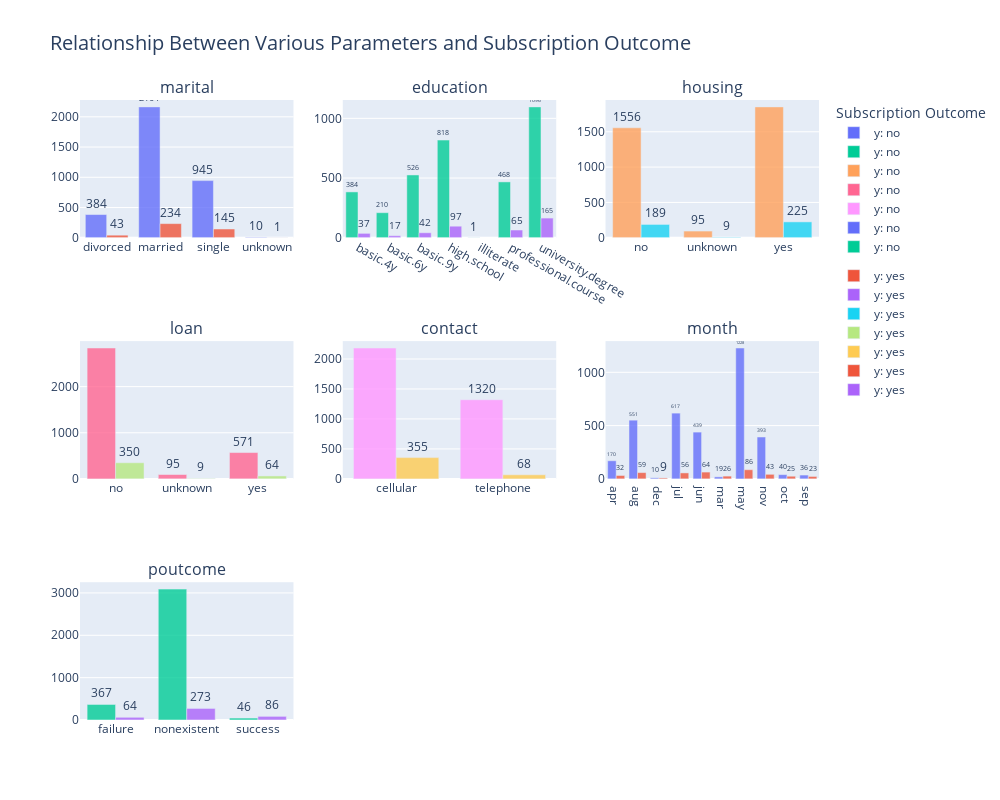

The notebook cell this image was saved under:
### Code cell
import plotly.express as px
import plotly.graph_objects as go
from plotly.subplots import make_subplots

# Data
categorical_columns = ['marital', 'education', 'housing', 'loan', 'contact', 'month', 'poutcome']
target_column = 'y'

# Create a subplot grid
fig = make_subplots(rows=3, cols=3, subplot_titles=categorical_columns)

# Add bar charts to subplots
row, col = 1, 1
for column in categorical_columns:
    # Create a grouped bar chart for the current column
    grouped_data = df.groupby([column, target_column]).size().reset_index(name='Count')
    for target in grouped_data[target_column].unique():
        subset = grouped_data[grouped_data[target_column] == target]
        fig.add_trace(
            go.Bar(
                x=subset[column],
                y=subset['Count'],
                name=f"{target_column}: {target}",
                legendgroup=str(target),
                text=subset['Count'],
                textposition='outside'
            ),
            row=row, col=col
        )
    # Move to the next subplot
    col += 1
    if col > 3:
        col = 1
        row += 1

# Update layout
fig.update_layout(
    title="Relationship Between Various Parameters and Subscription Outcome",
    title_font_size=20,
    showlegend=True,
    legend_title="Subscription Outcome",
    barmode="group",
    height=800,
    width=1000
)

# Update axis labels and font sizes
fig.update_xaxes(title_font=dict(size=12))
fig.update_yaxes(title_font=dict(size=12))
fig.update_traces(marker=dict(opacity=0.8))

# Show the plot
fig.show()

### Figure 1 — Plotly figure (JSON) as saved in the notebook; plotly's stock layout.template omitted (floating-point values rounded to 4 significant figures)
{"data": [{"legendgroup": "no", "marker": {"opacity": 0.8}, "name": "y: no", "text": [384, 2164, 945, 10], "textposition": "outside", "type": "bar", "x": ["divorced", "married", "single", "unknown"], "xaxis": "x", "y": [384, 2164, 945, 10], "yaxis": "y"}, {"legendgroup": "yes", "marker": {"opacity": 0.8}, "name": "y: yes", "text": [43, 234, 145, 1], "textposition": "outside", "type": "bar", "x": ["divorced", "married", "single", "unknown"], "xaxis": "x", "y": [43, 234, 145, 1], "yaxis": "y"}, {"legendgroup": "no", "marker": {"opacity": 0.8}, "name": "y: no", "text": [384, 210, 526, 818, 1, 468, 1096], "textposition": "outside", "type": "bar", "x": ["basic.4y", "basic.6y", "basic.9y", "high.school", "illiterate", "professional.course", "university.degree"], "xaxis": "x2", "y": [384, 210, 526, 818, 1, 468, 1096], "yaxis": "y2"}, {"legendgroup": "yes", "marker": {"opacity": 0.8}, "name": "y: yes", "text": [37, 17, 42, 97, 65, 165], "textposition": "outside", "type": "bar", "x": ["basic.4y", "basic.6y", "basic.9y", "high.school", "professional.course", "university.degree"], "xaxis": "x2", "y": [37, 17, 42, 97, 65, 165], "yaxis": "y2"}, {"legendgroup": "no", "marker": {"opacity": 0.8}, "name": "y: no", "text": [1556, 95, 1852], "textposition": "outside", "type": "bar", "x": ["no", "unknown", "yes"], "xaxis": "x3", "y": [1556, 95, 1852], "yaxis": "y3"}, {"legendgroup": "yes", "marker": {"opacity": 0.8}, "name": "y: yes", "text": [189, 9, 225], "textposition": "outside", "type": "bar", "x": ["no", "unknown", "yes"], "xaxis": "x3", "y": [189, 9, 225], "yaxis": "y3"}, {"legendgroup": "no", "marker": {"opacity": 0.8}, "name": "y: no", "text": [2837, 95, 571], "textposition": "outside", "type": "bar", "x": ["no", "unknown", "yes"], "xaxis": "x4", "y": [2837, 95, 571], "yaxis": "y4"}, {"legendgroup": "yes", "marker": {"opacity": 0.8}, "name": "y: yes", "text": [350, 9, 64], "textposition": "outside", "type": "bar", "x": ["no", "unknown", "yes"], "xaxis": "x4", "y": [350, 9, 64], "yaxis": "y4"}, {"legendgroup": "no", "marker": {"opacity": 0.8}, "name": "y: no", "text": [2183, 1320], "textposition": "outside", "type": "bar", "x": ["cellular", "telephone"], "xaxis": "x5", "y": [2183, 1320], "yaxis": "y5"}, {"legendgroup": "yes", "marker": {"opacity": 0.8}, "name": "y: yes", "text": [355, 68], "textposition": "outside", "type": "bar", "x": ["cellular", "telephone"], "xaxis": "x5", "y": [355, 68], "yaxis": "y5"}, {"legendgroup": "no", "marker": {"opacity": 0.8}, "name": "y: no", "text": [170, 551, 10, 617, 439, 19, 1228, 393, 40, 36], "textposition": "outside", "type": "bar", "x": ["apr", "aug", "dec", "jul", "jun", "mar", "may", "nov", "oct", "sep"], "xaxis": "x6", "y": [170, 551, 10, 617, 439, 19, 1228, 393, 40, 36], "yaxis": "y6"}, {"legendgroup": "yes", "marker": {"opacity": 0.8}, "name": "y: yes", "text": [32, 59, 9, 56, 64, 26, 86, 43, 25, 23], "textposition": "outside", "type": "bar", "x": ["apr", "aug", "dec", "jul", "jun", "mar", "may", "nov", "oct", "sep"], "xaxis": "x6", "y": [32, 59, 9, 56, 64, 26, 86, 43, 25, 23], "yaxis": "y6"}, {"legendgroup": "no", "marker": {"opacity": 0.8}, "name": "y: no", "text": [367, 3090, 46], "textposition": "outside", "type": "bar", "x": ["failure", "nonexistent", "success"], "xaxis": "x7", "y": [367, 3090, 46], "yaxis": "y7"}, {"legendgroup": "yes", "marker": {"opacity": 0.8}, "name": "y: yes", "text": [64, 273, 86], "textposition": "outside", "type": "bar", "x": ["failure", "nonexistent", "success"], "xaxis": "x7", "y": [64, 273, 86], "yaxis": "y7"}], "layout": {"annotations": [{"font": {"size": 16}, "showarrow": false, "text": "marital", "x": 0.1444, "xanchor": "center", "xref": "paper", "y": 1, "yanchor": "bottom", "yref": "paper"}, {"font": {"size": 16}, "showarrow": false, "text": "education", "x": 0.5, "xanchor": "center", "xref": "paper", "y": 1, "yanchor": "bottom", "yref": "paper"}, {"font": {"size": 16}, "showarrow": false, "text": "housing", "x": 0.8556, "xanchor": "center", "xref": "paper", "y": 1, "yanchor": "bottom", "yref": "paper"}, {"font": {"size": 16}, "showarrow": false, "text": "loan", "x": 0.1444, "xanchor": "center", "xref": "paper", "y": 0.6111, "yanchor": "bottom", "yref": "paper"}, {"font": {"size": 16}, "showarrow": false, "text": "contact", "x": 0.5, "xanchor": "center", "xref": "paper", "y": 0.6111, "yanchor": "bottom", "yref": "paper"}, {"font": {"size": 16}, "showarrow": false, "text": "month", "x": 0.8556, "xanchor": "center", "xref": "paper", "y": 0.6111, "yanchor": "bottom", "yref": "paper"}, {"font": {"size": 16}, "showarrow": false, "text": "poutcome", "x": 0.1444, "xanchor": "center", "xref": "paper", "y": 0.2222, "yanchor": "bottom", "yref": "paper"}], "barmode": "group", "height": 800, "legend": {"title": {"text": "Subscription Outcome"}}, "showlegend": true, "title": {"font": {"size": 20}, "text": "Relationship Between Various Parameters and Subscription Outcome"}, "width": 1000, "xaxis": {"anchor": "y", "autorange": true, "domain": [0, 0.2889], "range": [-0.5, 3.5], "title": {"font": {"size": 12}}, "type": "category"}, "xaxis2": {"anchor": "y2", "autorange": true, "domain": [0.3556, 0.6444], "range": [-0.5, 6.5], "title": {"font": {"size": 12}}, "type": "category"}, "xaxis3": {"anchor": "y3", "autorange": true, "domain": [0.7111, 1], "range": [-0.5, 2.5], "title": {"font": {"size": 12}}, "type": "category"}, "xaxis4": {"anchor": "y4", "autorange": true, "domain": [0, 0.2889], "range": [-0.5, 2.5], "title": {"font": {"size": 12}}, "type": "category"}, "xaxis5": {"anchor": "y5", "autorange": true, "domain": [0.3556, 0.6444], "range": [-0.5, 1.5], "title": {"font": {"size": 12}}, "type": "category"}, "xaxis6": {"anchor": "y6", "autorange": true, "domain": [0.7111, 1], "range": [-0.5, 9.5], "title": {"font": {"size": 12}}, "type": "category"}, "xaxis7": {"anchor": "y7", "autorange": true, "domain": [0, 0.2889], "range": [-0.5, 2.5], "title": {"font": {"size": 12}}, "type": "category"}, "xaxis8": {"anchor": "y8", "domain": [0.3556, 0.6444], "title": {"font": {"size": 12}}}, "xaxis9": {"anchor": "y9", "domain": [0.7111, 1], "title": {"font": {"size": 12}}}, "yaxis": {"anchor": "x", "autorange": true, "domain": [0.7778, 1], "range": [0, 2278.0], "title": {"font": {"size": 12}}, "type": "linear"}, "yaxis2": {"anchor": "x2", "autorange": true, "domain": [0.7778, 1], "range": [0, 1154.0], "title": {"font": {"size": 12}}, "type": "linear"}, "yaxis3": {"anchor": "x3", "autorange": true, "domain": [0.7778, 1], "range": [0, 1949.0], "title": {"font": {"size": 12}}, "type": "linear"}, "yaxis4": {"anchor": "x4", "autorange": true, "domain": [0.3889, 0.6111], "range": [0, 2986.0], "title": {"font": {"size": 12}}, "type": "linear"}, "yaxis5": {"anchor": "x5", "autorange": true, "domain": [0.3889, 0.6111], "range": [0, 2298.0], "title": {"font": {"size": 12}}, "type": "linear"}, "yaxis6": {"anchor": "x6", "autorange": true, "domain": [0.3889, 0.6111], "range": [0, 1293.0], "title": {"font": {"size": 12}}, "type": "linear"}, "yaxis7": {"anchor": "x7", "autorange": true, "domain": [0, 0.2222], "range": [0, 3253.0], "title": {"font": {"size": 12}}, "type": "linear"}, "yaxis8": {"anchor": "x8", "domain": [0, 0.2222], "title": {"font": {"size": 12}}}, "yaxis9": {"anchor": "x9", "domain": [0, 0.2222], "title": {"font": {"size": 12}}}}}
